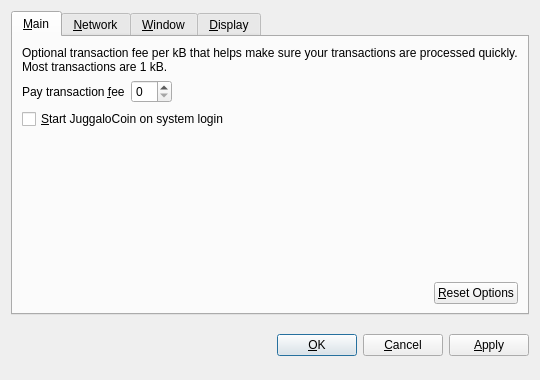
<?xml version="1.0" encoding="UTF-8"?>
<ui version="4.0">
 <class>OptionsDialog</class>
 <widget class="QDialog" name="OptionsDialog">
  <property name="geometry">
   <rect>
    <x>0</x>
    <y>0</y>
    <width>540</width>
    <height>380</height>
   </rect>
  </property>
  <property name="windowTitle">
   <string>Options</string>
  </property>
  <property name="modal">
   <bool>true</bool>
  </property>
  <layout class="QVBoxLayout" name="verticalLayout">
   <item>
    <widget class="QTabWidget" name="tabWidget">
     <property name="tabPosition">
      <enum>QTabWidget::North</enum>
     </property>
     <property name="currentIndex">
      <number>0</number>
     </property>
     <widget class="QWidget" name="tabMain">
      <attribute name="title">
       <string>&amp;Main</string>
      </attribute>
      <layout class="QVBoxLayout" name="verticalLayout_Main">
       <item>
        <widget class="QLabel" name="transactionFeeInfoLabel">
         <property name="text">
          <string>Optional transaction fee per kB that helps make sure your transactions are processed quickly. Most transactions are 1 kB.</string>
         </property>
         <property name="textFormat">
          <enum>Qt::PlainText</enum>
         </property>
         <property name="wordWrap">
          <bool>true</bool>
         </property>
        </widget>
       </item>
       <item>
        <layout class="QHBoxLayout" name="horizontalLayout_1_Main">
         <item>
          <widget class="QLabel" name="transactionFeeLabel">
           <property name="text">
            <string>Pay transaction &amp;fee</string>
           </property>
           <property name="textFormat">
            <enum>Qt::PlainText</enum>
           </property>
           <property name="buddy">
            <cstring>transactionFee</cstring>
           </property>
          </widget>
         </item>
         <item>
          <widget class="BitcoinAmountField" name="transactionFee"/>
         </item>
         <item>
          <spacer name="horizontalSpacer_1_Main">
           <property name="orientation">
            <enum>Qt::Horizontal</enum>
           </property>
           <property name="sizeHint" stdset="0">
            <size>
             <width>40</width>
             <height>20</height>
            </size>
           </property>
          </spacer>
         </item>
        </layout>
       </item>
       <item>
        <widget class="QCheckBox" name="bitcoinAtStartup">
         <property name="toolTip">
          <string>Automatically start JuggaloCoin after logging in to the system.</string>
         </property>
         <property name="text">
          <string>&amp;Start JuggaloCoin on system login</string>
         </property>
        </widget>
       </item>
       <item>
        <spacer name="verticalSpacer_Main">
         <property name="orientation">
          <enum>Qt::Vertical</enum>
         </property>
         <property name="sizeHint" stdset="0">
          <size>
           <width>20</width>
           <height>40</height>
          </size>
         </property>
        </spacer>
       </item>
       <item>
        <layout class="QHBoxLayout" name="horizontalLayout_2_Main">
         <item>
          <spacer name="horizontalSpacer_2_Main">
           <property name="orientation">
            <enum>Qt::Horizontal</enum>
           </property>
           <property name="sizeHint" stdset="0">
            <size>
             <width>40</width>
             <height>20</height>
            </size>
           </property>
          </spacer>
         </item>
         <item>
          <widget class="QPushButton" name="resetButton">
           <property name="toolTip">
            <string>Reset all client options to default.</string>
           </property>
           <property name="text">
            <string>&amp;Reset Options</string>
           </property>
           <property name="autoDefault">
            <bool>false</bool>
           </property>
          </widget>
         </item>
        </layout>
       </item>
      </layout>
     </widget>
     <widget class="QWidget" name="tabNetwork">
      <attribute name="title">
       <string>&amp;Network</string>
      </attribute>
      <layout class="QVBoxLayout" name="verticalLayout_Network">
       <item>
        <widget class="QCheckBox" name="mapPortUpnp">
         <property name="toolTip">
          <string>Automatically open the JuggaloCoin client port on the router. This only works when your router supports UPnP and it is enabled.</string>
         </property>
         <property name="text">
          <string>Map port using &amp;UPnP</string>
         </property>
        </widget>
       </item>
       <item>
        <widget class="QCheckBox" name="connectSocks">
         <property name="toolTip">
          <string>Connect to the JuggaloCoin network through a SOCKS proxy (e.g. when connecting through Tor).</string>
         </property>
         <property name="text">
          <string>&amp;Connect through SOCKS proxy:</string>
         </property>
        </widget>
       </item>
       <item>
        <layout class="QHBoxLayout" name="horizontalLayout_Network">
         <item>
          <widget class="QLabel" name="proxyIpLabel">
           <property name="text">
            <string>Proxy &amp;IP:</string>
           </property>
           <property name="textFormat">
            <enum>Qt::PlainText</enum>
           </property>
           <property name="buddy">
            <cstring>proxyIp</cstring>
           </property>
          </widget>
         </item>
         <item>
          <widget class="QValidatedLineEdit" name="proxyIp">
           <property name="maximumSize">
            <size>
             <width>140</width>
             <height>16777215</height>
            </size>
           </property>
           <property name="toolTip">
            <string>IP address of the proxy (e.g. 127.0.0.1)</string>
           </property>
          </widget>
         </item>
         <item>
          <widget class="QLabel" name="proxyPortLabel">
           <property name="text">
            <string>&amp;Port:</string>
           </property>
           <property name="textFormat">
            <enum>Qt::PlainText</enum>
           </property>
           <property name="buddy">
            <cstring>proxyPort</cstring>
           </property>
          </widget>
         </item>
         <item>
          <widget class="QLineEdit" name="proxyPort">
           <property name="maximumSize">
            <size>
             <width>55</width>
             <height>16777215</height>
            </size>
           </property>
           <property name="toolTip">
            <string>Port of the proxy (e.g. 9050)</string>
           </property>
          </widget>
         </item>
         <item>
          <widget class="QLabel" name="socksVersionLabel">
           <property name="text">
            <string>SOCKS &amp;Version:</string>
           </property>
           <property name="textFormat">
            <enum>Qt::PlainText</enum>
           </property>
           <property name="buddy">
            <cstring>socksVersion</cstring>
           </property>
          </widget>
         </item>
         <item>
          <widget class="QValueComboBox" name="socksVersion">
           <property name="toolTip">
            <string>SOCKS version of the proxy (e.g. 5)</string>
           </property>
          </widget>
         </item>
         <item>
          <spacer name="horizontalSpacer_Network">
           <property name="orientation">
            <enum>Qt::Horizontal</enum>
           </property>
           <property name="sizeHint" stdset="0">
            <size>
             <width>40</width>
             <height>20</height>
            </size>
           </property>
          </spacer>
         </item>
        </layout>
       </item>
       <item>
        <spacer name="verticalSpacer_Network">
         <property name="orientation">
          <enum>Qt::Vertical</enum>
         </property>
         <property name="sizeHint" stdset="0">
          <size>
           <width>20</width>
           <height>40</height>
          </size>
         </property>
        </spacer>
       </item>
      </layout>
     </widget>
     <widget class="QWidget" name="tabWindow">
      <attribute name="title">
       <string>&amp;Window</string>
      </attribute>
      <layout class="QVBoxLayout" name="verticalLayout_Window">
       <item>
        <widget class="QCheckBox" name="minimizeToTray">
         <property name="toolTip">
          <string>Show only a tray icon after minimizing the window.</string>
         </property>
         <property name="text">
          <string>&amp;Minimize to the tray instead of the taskbar</string>
         </property>
        </widget>
       </item>
       <item>
        <widget class="QCheckBox" name="minimizeOnClose">
         <property name="toolTip">
          <string>Minimize instead of exit the application when the window is closed. When this option is enabled, the application will be closed only after selecting Quit in the menu.</string>
         </property>
         <property name="text">
          <string>M&amp;inimize on close</string>
         </property>
        </widget>
       </item>
       <item>
        <spacer name="verticalSpacer_Window">
         <property name="orientation">
          <enum>Qt::Vertical</enum>
         </property>
         <property name="sizeHint" stdset="0">
          <size>
           <width>20</width>
           <height>40</height>
          </size>
         </property>
        </spacer>
       </item>
      </layout>
     </widget>
     <widget class="QWidget" name="tabDisplay">
      <attribute name="title">
       <string>&amp;Display</string>
      </attribute>
      <layout class="QVBoxLayout" name="verticalLayout_Display">
       <item>
        <layout class="QHBoxLayout" name="horizontalLayout_1_Display">
         <item>
          <widget class="QLabel" name="langLabel">
           <property name="text">
            <string>User Interface &amp;language:</string>
           </property>
           <property name="textFormat">
            <enum>Qt::PlainText</enum>
           </property>
           <property name="buddy">
            <cstring>lang</cstring>
           </property>
          </widget>
         </item>
         <item>
          <widget class="QValueComboBox" name="lang">
           <property name="toolTip">
            <string>The user interface language can be set here. This setting will take effect after restarting JuggaloCoin.</string>
           </property>
          </widget>
         </item>
        </layout>
       </item>
       <item>
        <layout class="QHBoxLayout" name="horizontalLayout_2_Display">
         <item>
          <widget class="QLabel" name="unitLabel">
           <property name="text">
            <string>&amp;Unit to show amounts in:</string>
           </property>
           <property name="textFormat">
            <enum>Qt::PlainText</enum>
           </property>
           <property name="buddy">
            <cstring>unit</cstring>
           </property>
          </widget>
         </item>
         <item>
          <widget class="QValueComboBox" name="unit">
           <property name="toolTip">
            <string>Choose the default subdivision unit to show in the interface and when sending coins.</string>
           </property>
          </widget>
         </item>
        </layout>
       </item>
       <item>
        <widget class="QCheckBox" name="displayAddresses">
         <property name="toolTip">
          <string>Whether to show JuggaloCoin addresses in the transaction list or not.</string>
         </property>
         <property name="text">
          <string>&amp;Display addresses in transaction list</string>
         </property>
        </widget>
       </item>
       <item>
        <widget class="QCheckBox" name="coinControlFeatures">
         <property name="toolTip">
          <string>Whether to show coin control features or not.</string>
         </property>
         <property name="text">
          <string>Display coin &amp;control features (experts only!)</string>
         </property>
        </widget>
       </item>
       <item>
        <spacer name="verticalSpacer_Display">
         <property name="orientation">
          <enum>Qt::Vertical</enum>
         </property>
         <property name="sizeHint" stdset="0">
          <size>
           <width>20</width>
           <height>40</height>
          </size>
         </property>
        </spacer>
       </item>
      </layout>
     </widget>
    </widget>
   </item>
   <item>
    <layout class="QHBoxLayout" name="horizontalLayout_Buttons">
     <item>
      <spacer name="horizontalSpacer_1">
       <property name="orientation">
        <enum>Qt::Horizontal</enum>
       </property>
       <property name="sizeHint" stdset="0">
        <size>
         <width>40</width>
         <height>48</height>
        </size>
       </property>
      </spacer>
     </item>
     <item>
      <widget class="QLabel" name="statusLabel">
       <property name="font">
        <font>
         <weight>75</weight>
         <bold>true</bold>
        </font>
       </property>
       <property name="text">
        <string/>
       </property>
       <property name="textFormat">
        <enum>Qt::PlainText</enum>
       </property>
       <property name="wordWrap">
        <bool>true</bool>
       </property>
      </widget>
     </item>
     <item>
      <spacer name="horizontalSpacer_2">
       <property name="orientation">
        <enum>Qt::Horizontal</enum>
       </property>
       <property name="sizeHint" stdset="0">
        <size>
         <width>40</width>
         <height>48</height>
        </size>
       </property>
      </spacer>
     </item>
     <item>
      <widget class="QPushButton" name="okButton">
       <property name="text">
        <string>&amp;OK</string>
       </property>
      </widget>
     </item>
     <item>
      <widget class="QPushButton" name="cancelButton">
       <property name="text">
        <string>&amp;Cancel</string>
       </property>
       <property name="autoDefault">
        <bool>false</bool>
       </property>
      </widget>
     </item>
     <item>
      <widget class="QPushButton" name="applyButton">
       <property name="text">
        <string>&amp;Apply</string>
       </property>
       <property name="autoDefault">
        <bool>false</bool>
       </property>
      </widget>
     </item>
    </layout>
   </item>
  </layout>
 </widget>
 <customwidgets>
  <customwidget>
   <class>BitcoinAmountField</class>
   <extends>QSpinBox</extends>
   <header>bitcoinamountfield.h</header>
  </customwidget>
  <customwidget>
   <class>QValueComboBox</class>
   <extends>QComboBox</extends>
   <header>qvaluecombobox.h</header>
  </customwidget>
  <customwidget>
   <class>QValidatedLineEdit</class>
   <extends>QLineEdit</extends>
   <header>qvalidatedlineedit.h</header>
  </customwidget>
 </customwidgets>
 <resources/>
 <connections/>
</ui>
